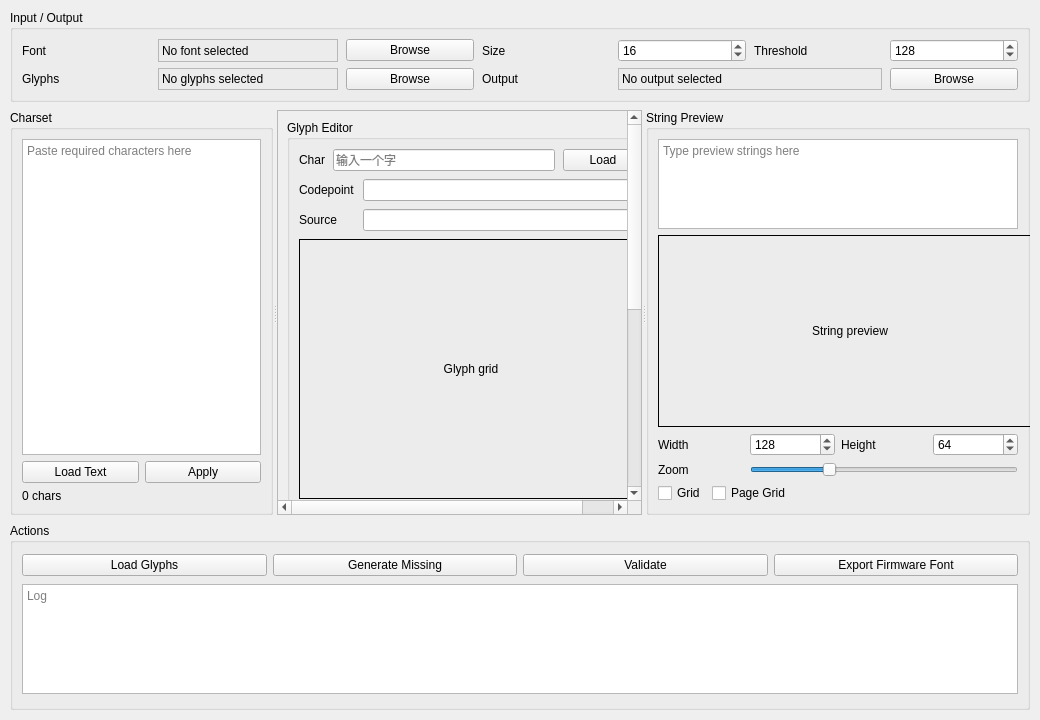
<?xml version="1.0" encoding="UTF-8"?>
<ui version="4.0">
 <class>FontToolWidget</class>
 <widget class="QWidget" name="FontToolWidget">
  <property name="geometry">
   <rect>
    <x>0</x>
    <y>0</y>
    <width>1040</width>
    <height>720</height>
   </rect>
  </property>
  <property name="minimumSize">
   <size>
    <width>1040</width>
    <height>640</height>
   </size>
  </property>
  <property name="windowTitle">
   <string>LCD Font Tool</string>
  </property>
  <layout class="QVBoxLayout" name="mainLayout">
   <property name="spacing">
    <number>8</number>
   </property>
   <property name="leftMargin">
    <number>10</number>
   </property>
   <property name="topMargin">
    <number>10</number>
   </property>
   <property name="rightMargin">
    <number>10</number>
   </property>
   <property name="bottomMargin">
    <number>10</number>
   </property>
   <item>
    <widget class="QGroupBox" name="configGroupBox">
     <property name="title">
      <string>Input / Output</string>
     </property>
     <layout class="QGridLayout" name="configGridLayout">
      <property name="horizontalSpacing">
       <number>8</number>
      </property>
      <property name="verticalSpacing">
       <number>6</number>
      </property>
      <item row="0" column="0">
       <widget class="QLabel" name="fontPathLabel">
        <property name="text">
         <string>Font</string>
        </property>
       </widget>
      </item>
      <item row="0" column="1">
       <widget class="QLabel" name="fontPathValueLabel">
        <property name="minimumSize">
         <size>
          <width>180</width>
          <height>0</height>
         </size>
        </property>
        <property name="frameShape">
         <enum>QFrame::StyledPanel</enum>
        </property>
        <property name="text">
         <string>No font selected</string>
        </property>
       </widget>
      </item>
      <item row="0" column="2">
       <widget class="QPushButton" name="browseFontButton">
        <property name="text">
         <string>Browse</string>
        </property>
       </widget>
      </item>
      <item row="0" column="3">
       <widget class="QLabel" name="fontSizeLabel">
        <property name="text">
         <string>Size</string>
        </property>
       </widget>
      </item>
      <item row="0" column="4">
       <widget class="QSpinBox" name="fontSizeSpinBox">
        <property name="minimumSize">
         <size>
          <width>84</width>
          <height>0</height>
         </size>
        </property>
        <property name="minimum">
         <number>6</number>
        </property>
        <property name="maximum">
         <number>64</number>
        </property>
        <property name="value">
         <number>16</number>
        </property>
       </widget>
      </item>
      <item row="0" column="5">
       <widget class="QLabel" name="thresholdLabel">
        <property name="text">
         <string>Threshold</string>
        </property>
       </widget>
      </item>
      <item row="0" column="6">
       <widget class="QSpinBox" name="thresholdSpinBox">
        <property name="minimumSize">
         <size>
          <width>84</width>
          <height>0</height>
         </size>
        </property>
        <property name="minimum">
         <number>0</number>
        </property>
        <property name="maximum">
         <number>255</number>
        </property>
        <property name="value">
         <number>128</number>
        </property>
       </widget>
      </item>
      <item row="1" column="0">
       <widget class="QLabel" name="glyphStoreLabel">
        <property name="text">
         <string>Glyphs</string>
        </property>
       </widget>
      </item>
      <item row="1" column="1">
       <widget class="QLabel" name="glyphStorePathValueLabel">
        <property name="minimumSize">
         <size>
          <width>180</width>
          <height>0</height>
         </size>
        </property>
        <property name="frameShape">
         <enum>QFrame::StyledPanel</enum>
        </property>
        <property name="text">
         <string>No glyphs selected</string>
        </property>
       </widget>
      </item>
      <item row="1" column="2">
       <widget class="QPushButton" name="browseGlyphStoreButton">
        <property name="text">
         <string>Browse</string>
        </property>
       </widget>
      </item>
      <item row="1" column="3">
       <widget class="QLabel" name="outputDirLabel">
        <property name="text">
         <string>Output</string>
        </property>
       </widget>
      </item>
      <item row="1" column="4" colspan="2">
       <widget class="QLabel" name="outputDirValueLabel">
        <property name="minimumSize">
         <size>
          <width>180</width>
          <height>0</height>
         </size>
        </property>
        <property name="frameShape">
         <enum>QFrame::StyledPanel</enum>
        </property>
        <property name="text">
         <string>No output selected</string>
        </property>
       </widget>
      </item>
      <item row="1" column="6">
       <widget class="QPushButton" name="browseOutputDirButton">
        <property name="text">
         <string>Browse</string>
        </property>
       </widget>
      </item>
     </layout>
    </widget>
   </item>
   <item>
    <widget class="QSplitter" name="mainSplitter">
     <property name="orientation">
      <enum>Qt::Horizontal</enum>
     </property>
     <widget class="QGroupBox" name="charsetGroupBox">
      <property name="minimumSize">
       <size>
        <width>240</width>
        <height>0</height>
       </size>
      </property>
      <property name="title">
       <string>Charset</string>
      </property>
      <layout class="QVBoxLayout" name="charsetLayout">
       <item>
        <widget class="QPlainTextEdit" name="charsetTextEdit">
         <property name="placeholderText">
          <string>Paste required characters here</string>
         </property>
        </widget>
       </item>
       <item>
        <layout class="QHBoxLayout" name="charsetButtonLayout">
         <item>
          <widget class="QPushButton" name="loadCharsetFileButton">
           <property name="text">
            <string>Load Text</string>
           </property>
          </widget>
         </item>
         <item>
          <widget class="QPushButton" name="applyCharsetButton">
           <property name="text">
            <string>Apply</string>
           </property>
          </widget>
         </item>
        </layout>
       </item>
       <item>
        <widget class="QLabel" name="charsetSummaryLabel">
         <property name="text">
          <string>0 chars</string>
         </property>
        </widget>
       </item>
      </layout>
     </widget>
     <widget class="QScrollArea" name="glyphEditorScrollArea">
      <property name="minimumSize">
       <size>
        <width>330</width>
        <height>0</height>
       </size>
      </property>
      <property name="widgetResizable">
       <bool>true</bool>
      </property>
      <widget class="QWidget" name="glyphEditorScrollContents">
       <property name="geometry">
        <rect>
         <x>0</x>
         <y>0</y>
         <width>360</width>
         <height>680</height>
        </rect>
       </property>
       <layout class="QVBoxLayout" name="glyphEditorScrollLayout">
        <item>
         <widget class="QGroupBox" name="glyphEditorGroupBox">
          <property name="title">
           <string>Glyph Editor</string>
          </property>
          <layout class="QVBoxLayout" name="glyphDetailLayout">
           <property name="spacing">
            <number>8</number>
           </property>
           <item>
            <layout class="QHBoxLayout" name="glyphInputLayout">
         <item>
          <widget class="QLabel" name="glyphInputLabel">
           <property name="text">
            <string>Char</string>
           </property>
          </widget>
         </item>
         <item>
         <widget class="QLineEdit" name="glyphInputEdit">
           <property name="minimumSize">
            <size>
             <width>72</width>
             <height>0</height>
            </size>
           </property>
           <property name="maxLength">
            <number>1</number>
           </property>
           <property name="placeholderText">
            <string>输入一个字</string>
           </property>
          </widget>
         </item>
         <item>
          <widget class="QPushButton" name="loadGlyphButton">
           <property name="text">
            <string>Load</string>
           </property>
          </widget>
         </item>
            </layout>
           </item>
           <item>
            <layout class="QFormLayout" name="glyphInfoFormLayout">
         <item row="0" column="0">
          <widget class="QLabel" name="glyphCodepointLabel">
           <property name="text">
            <string>Codepoint</string>
           </property>
          </widget>
         </item>
         <item row="0" column="1">
          <widget class="QLineEdit" name="glyphCodepointEdit">
           <property name="readOnly">
            <bool>true</bool>
           </property>
          </widget>
         </item>
         <item row="1" column="0">
          <widget class="QLabel" name="glyphSourceLabel">
           <property name="text">
            <string>Source</string>
           </property>
          </widget>
         </item>
         <item row="1" column="1">
          <widget class="QLineEdit" name="glyphSourceEdit">
           <property name="readOnly">
            <bool>true</bool>
           </property>
          </widget>
         </item>
            </layout>
           </item>
           <item>
            <widget class="QLabel" name="glyphPreviewLabel">
         <property name="minimumSize">
          <size>
           <width>260</width>
           <height>260</height>
          </size>
         </property>
         <property name="frameShape">
          <enum>QFrame::Box</enum>
         </property>
         <property name="text">
          <string>Glyph grid</string>
         </property>
         <property name="alignment">
          <set>Qt::AlignCenter</set>
         </property>
            </widget>
           </item>
           <item>
            <layout class="QGridLayout" name="glyphShiftLayout">
         <item row="0" column="1">
          <widget class="QPushButton" name="shiftGlyphUpButton">
           <property name="text">
            <string>Up</string>
           </property>
          </widget>
         </item>
         <item row="1" column="0">
          <widget class="QPushButton" name="shiftGlyphLeftButton">
           <property name="text">
            <string>Left</string>
           </property>
          </widget>
         </item>
         <item row="1" column="1">
          <widget class="QPushButton" name="clearGlyphButton">
           <property name="text">
            <string>Clear</string>
           </property>
          </widget>
         </item>
         <item row="1" column="2">
          <widget class="QPushButton" name="shiftGlyphRightButton">
           <property name="text">
            <string>Right</string>
           </property>
          </widget>
         </item>
         <item row="2" column="1">
          <widget class="QPushButton" name="shiftGlyphDownButton">
           <property name="text">
            <string>Down</string>
           </property>
          </widget>
         </item>
            </layout>
           </item>
           <item>
            <layout class="QFormLayout" name="glyphMetricFormLayout">
         <item row="0" column="0">
          <widget class="QLabel" name="glyphWidthLabel">
           <property name="text">
            <string>Width</string>
           </property>
          </widget>
         </item>
         <item row="0" column="1">
          <widget class="QSpinBox" name="glyphWidthSpinBox">
           <property name="minimum">
            <number>1</number>
           </property>
           <property name="maximum">
            <number>32</number>
           </property>
          </widget>
         </item>
         <item row="1" column="0">
          <widget class="QLabel" name="glyphHeightLabel">
           <property name="text">
            <string>Height</string>
           </property>
          </widget>
         </item>
         <item row="1" column="1">
          <widget class="QSpinBox" name="glyphHeightSpinBox">
           <property name="minimum">
            <number>1</number>
           </property>
           <property name="maximum">
            <number>32</number>
           </property>
          </widget>
         </item>
         <item row="2" column="0">
          <widget class="QLabel" name="glyphAdvanceLabel">
           <property name="text">
            <string>Advance</string>
           </property>
          </widget>
         </item>
         <item row="2" column="1">
          <widget class="QSpinBox" name="glyphAdvanceSpinBox">
           <property name="minimum">
            <number>1</number>
           </property>
           <property name="maximum">
            <number>64</number>
           </property>
          </widget>
         </item>
         <item row="3" column="0">
          <widget class="QLabel" name="glyphXOffsetLabel">
           <property name="text">
            <string>X Offset</string>
           </property>
          </widget>
         </item>
         <item row="3" column="1">
          <widget class="QSpinBox" name="glyphXOffsetSpinBox">
           <property name="minimum">
            <number>-32</number>
           </property>
           <property name="maximum">
            <number>32</number>
           </property>
          </widget>
         </item>
         <item row="4" column="0">
          <widget class="QLabel" name="glyphYOffsetLabel">
           <property name="text">
            <string>Y Offset</string>
           </property>
          </widget>
         </item>
         <item row="4" column="1">
          <widget class="QSpinBox" name="glyphYOffsetSpinBox">
           <property name="minimum">
            <number>-32</number>
           </property>
           <property name="maximum">
            <number>32</number>
           </property>
          </widget>
         </item>
            </layout>
           </item>
           <item>
            <widget class="QPlainTextEdit" name="glyphRowsEdit">
         <property name="maximumSize">
          <size>
           <width>16777215</width>
           <height>70</height>
          </size>
         </property>
         <property name="placeholderText">
          <string>Glyph rows</string>
         </property>
            </widget>
           </item>
           <item>
            <layout class="QHBoxLayout" name="glyphButtonLayout">
         <item>
          <widget class="QPushButton" name="regenerateGlyphButton">
           <property name="text">
            <string>Regenerate</string>
           </property>
          </widget>
         </item>
         <item>
          <widget class="QPushButton" name="applyGlyphMetricButton">
           <property name="text">
            <string>Apply</string>
           </property>
          </widget>
         </item>
         <item>
          <widget class="QPushButton" name="saveGlyphButton">
          <property name="text">
           <string>Save</string>
          </property>
          </widget>
         </item>
         <item>
          <widget class="QPushButton" name="resetGlyphButton">
           <property name="text">
            <string>Reset</string>
           </property>
          </widget>
         </item>
            </layout>
           </item>
          </layout>
         </widget>
        </item>
       </layout>
      </widget>
     </widget>
     <widget class="QGroupBox" name="previewGroupBox">
     <property name="minimumSize">
      <size>
       <width>380</width>
       <height>0</height>
      </size>
     </property>
      <property name="title">
       <string>String Preview</string>
      </property>
      <layout class="QVBoxLayout" name="previewLayout">
       <item>
        <widget class="QPlainTextEdit" name="previewTextEdit">
         <property name="maximumSize">
          <size>
           <width>16777215</width>
           <height>90</height>
          </size>
         </property>
         <property name="placeholderText">
          <string>Type preview strings here</string>
         </property>
        </widget>
       </item>
       <item>
        <widget class="QLabel" name="lcdPreviewLabel">
         <property name="minimumSize">
          <size>
           <width>384</width>
           <height>192</height>
          </size>
         </property>
         <property name="frameShape">
          <enum>QFrame::Box</enum>
         </property>
         <property name="text">
          <string>String preview</string>
         </property>
         <property name="alignment">
          <set>Qt::AlignCenter</set>
         </property>
         <property name="scaledContents">
          <bool>true</bool>
         </property>
        </widget>
       </item>
       <item>
        <layout class="QGridLayout" name="previewConfigLayout">
         <item row="0" column="0">
          <widget class="QLabel" name="lcdWidthLabel">
           <property name="text">
            <string>Width</string>
           </property>
          </widget>
         </item>
         <item row="0" column="1">
         <widget class="QSpinBox" name="lcdWidthSpinBox">
           <property name="minimumSize">
            <size>
             <width>84</width>
             <height>0</height>
            </size>
           </property>
           <property name="minimum">
            <number>1</number>
           </property>
           <property name="maximum">
            <number>512</number>
           </property>
           <property name="value">
            <number>128</number>
           </property>
          </widget>
         </item>
         <item row="0" column="2">
          <widget class="QLabel" name="lcdHeightLabel">
           <property name="text">
            <string>Height</string>
           </property>
          </widget>
         </item>
         <item row="0" column="3">
         <widget class="QSpinBox" name="lcdHeightSpinBox">
           <property name="minimumSize">
            <size>
             <width>84</width>
             <height>0</height>
            </size>
           </property>
           <property name="minimum">
            <number>1</number>
           </property>
           <property name="maximum">
            <number>512</number>
           </property>
           <property name="value">
            <number>64</number>
           </property>
          </widget>
         </item>
         <item row="1" column="0">
          <widget class="QLabel" name="zoomLabel">
           <property name="text">
            <string>Zoom</string>
           </property>
          </widget>
         </item>
         <item row="1" column="1" colspan="3">
          <widget class="QSlider" name="zoomSlider">
           <property name="minimum">
            <number>10</number>
           </property>
          <property name="maximum">
            <number>80</number>
           </property>
           <property name="singleStep">
            <number>1</number>
           </property>
           <property name="pageStep">
            <number>10</number>
           </property>
          <property name="value">
            <number>30</number>
           </property>
           <property name="orientation">
            <enum>Qt::Horizontal</enum>
           </property>
          </widget>
         </item>
        </layout>
       </item>
       <item>
        <layout class="QHBoxLayout" name="previewOptionLayout">
         <item>
          <widget class="QCheckBox" name="showGridCheckBox">
           <property name="text">
            <string>Grid</string>
           </property>
          </widget>
         </item>
         <item>
          <widget class="QCheckBox" name="showPageGridCheckBox">
           <property name="text">
            <string>Page Grid</string>
           </property>
          </widget>
         </item>
         <item>
          <spacer name="previewOptionSpacer">
           <property name="orientation">
            <enum>Qt::Horizontal</enum>
           </property>
           <property name="sizeHint" stdset="0">
            <size>
             <width>40</width>
             <height>20</height>
            </size>
           </property>
          </spacer>
         </item>
        </layout>
       </item>
      </layout>
     </widget>
    </widget>
   </item>
   <item>
    <widget class="QGroupBox" name="actionGroupBox">
     <property name="title">
      <string>Actions</string>
     </property>
     <layout class="QVBoxLayout" name="actionRootLayout">
      <item>
       <layout class="QHBoxLayout" name="actionButtonLayout">
        <item>
         <widget class="QPushButton" name="loadProjectButton">
          <property name="text">
           <string>Load Glyphs</string>
          </property>
         </widget>
        </item>
        <item>
         <widget class="QPushButton" name="generateMissingGlyphsButton">
          <property name="text">
           <string>Generate Missing</string>
          </property>
         </widget>
        </item>
        <item>
         <widget class="QPushButton" name="validateAllButton">
          <property name="text">
           <string>Validate</string>
          </property>
         </widget>
        </item>
        <item>
         <widget class="QPushButton" name="exportFirmwareFontButton">
          <property name="text">
           <string>Export Firmware Font</string>
          </property>
         </widget>
        </item>
       </layout>
      </item>
      <item>
       <widget class="QTextEdit" name="logTextEdit">
        <property name="maximumSize">
         <size>
          <width>16777215</width>
          <height>110</height>
         </size>
        </property>
        <property name="readOnly">
         <bool>true</bool>
        </property>
        <property name="placeholderText">
         <string>Log</string>
        </property>
       </widget>
      </item>
     </layout>
    </widget>
   </item>
  </layout>
 </widget>
 <resources/>
 <connections/>
</ui>
